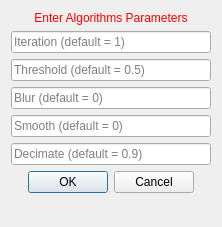
<?xml version="1.0" encoding="UTF-8"?>
<ui version="4.0">
 <class>WallThicknessCalculationsViewUIMeshing</class>
 <widget class="QWidget" name="WallThicknessCalculationsViewUIMeshing">
  <property name="geometry">
   <rect>
    <x>0</x>
    <y>0</y>
    <width>222</width>
    <height>227</height>
   </rect>
  </property>
  <property name="sizePolicy">
   <sizepolicy hsizetype="Preferred" vsizetype="Minimum">
    <horstretch>0</horstretch>
    <verstretch>0</verstretch>
   </sizepolicy>
  </property>
  <property name="minimumSize">
   <size>
    <width>0</width>
    <height>0</height>
   </size>
  </property>
  <property name="windowTitle">
   <string>Set Values</string>
  </property>
  <layout class="QVBoxLayout" name="verticalLayout">
   <item>
    <widget class="QLabel" name="titleLabel">
     <property name="styleSheet">
      <string notr="true">QLabel { color: rgb(255, 0, 0) }</string>
     </property>
     <property name="text">
      <string>Enter Algorithms Parameters</string>
     </property>
     <property name="alignment">
      <set>Qt::AlignCenter</set>
     </property>
    </widget>
   </item>
   <item>
    <widget class="QLineEdit" name="lineEdit_1">
     <property name="text">
      <string/>
     </property>
     <property name="placeholderText">
      <string>Iteration (default = 1)</string>
     </property>
    </widget>
   </item>
   <item>
    <widget class="QLineEdit" name="lineEdit_2">
     <property name="placeholderText">
      <string>Threshold (default = 0.5)</string>
     </property>
    </widget>
   </item>
   <item>
    <widget class="QLineEdit" name="lineEdit_3">
     <property name="placeholderText">
      <string>Blur (default = 0)</string>
     </property>
    </widget>
   </item>
   <item>
    <widget class="QLineEdit" name="lineEdit_4">
     <property name="text">
      <string/>
     </property>
     <property name="placeholderText">
      <string>Smooth (default = 0)</string>
     </property>
    </widget>
   </item>
   <item>
    <widget class="QLineEdit" name="lineEdit_5">
     <property name="placeholderText">
      <string>Decimate (default = 0.9)</string>
     </property>
    </widget>
   </item>
   <item>
    <widget class="QDialogButtonBox" name="buttonBox">
     <property name="enabled">
      <bool>true</bool>
     </property>
     <property name="orientation">
      <enum>Qt::Horizontal</enum>
     </property>
     <property name="standardButtons">
      <set>QDialogButtonBox::Cancel|QDialogButtonBox::Ok</set>
     </property>
     <property name="centerButtons">
      <bool>true</bool>
     </property>
    </widget>
   </item>
   <item>
    <spacer name="spacer">
     <property name="orientation">
      <enum>Qt::Vertical</enum>
     </property>
     <property name="sizeType">
      <enum>QSizePolicy::Expanding</enum>
     </property>
     <property name="sizeHint" stdset="0">
      <size>
       <width>20</width>
       <height>0</height>
      </size>
     </property>
    </spacer>
   </item>
  </layout>
 </widget>
 <layoutdefault spacing="6" margin="11"/>
 <resources/>
 <connections/>
</ui>
